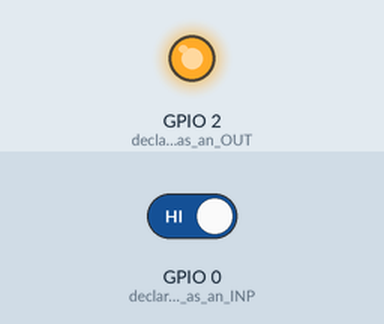
Simulated run of this sketch. Board: ESP32. Shown: output pins drawn as LEDs (lit = HIGH). The inputs (shaded band) are chosen by the test bench; at power-on: GPIO 0 (declaring_GPIO0_as_an_INP) HIGH.

Above: at 1.2 s.
1.3 s: GPIO 0 (declaring_GPIO0_as_an_INP) driven LOW
At 2.0 s:
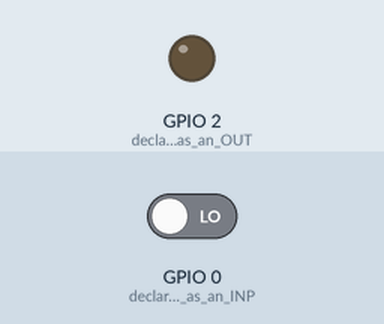
2.8 s: GPIO 0 (declaring_GPIO0_as_an_INP) driven HIGH
At 3.1 s:
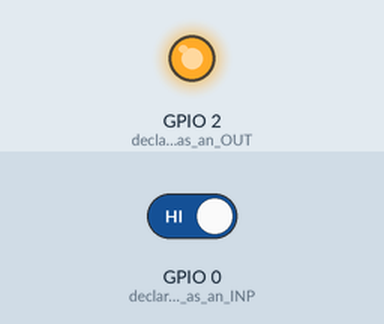
Timing chart, 0 to 5.8 s (numbered marks = the images above; inputs shaded):
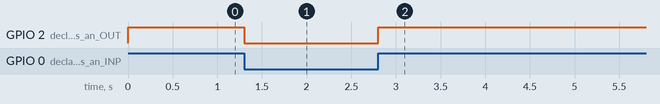

The sketch:

Exercise_06_Pushbutton.ino
```cpp
/*
 * Hibiscus Sense - Exercise 06 Pushbutton Status
 *
 * There are 2x Pushbutton on-board:
 * 1x for RESET button
 * 1x connected to GPIO0.
 *
 * The IO0 pushbutton applying pull-down resistor, therefore whenever it is pressed,
 * the circuit is completed and the GND connected to GPIO0 and
 * ESP32 sense LOW state at GPIO0, otherwise HIGH state.
 *
 */

void setup() {
  pinMode(0, INPUT);  // declaring GPIO0 as an INPUT pin.
  pinMode(2, OUTPUT); // declaring GPIO2 as an OUTPUT pin.

}

void loop() {
  // we use if() function to compare the GPIO0 reading state with the LOW state.
  // if the GPIO0 reading is LOW, light ON the LED on GPIO2 with LOW state.
  // else means, the GPIO0 reading is HIGH, light OFF the LED on GPIO2 with HIGH state.
  int pbstatus = digitalRead(0);
  if(pbstatus == LOW){
    digitalWrite(2, LOW);
  }
  else {
    digitalWrite(2, HIGH);
  }

}
```

Measured:
- after the input at 1.3 s, GPIO 2 (declaring_GPIO2_as_an_OUT): HIGH → LOW at once
- after the input at 2.8 s, GPIO 2 (declaring_GPIO2_as_an_OUT): LOW → HIGH at once
